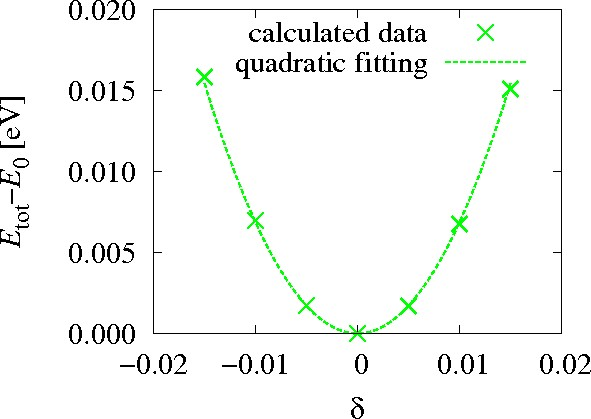

Generate this figure with gnuplot:
#!/usr/bin/env gnuplot
##
HARTREE_IN_EV = 27.21138386

set encoding iso_8859_1
set terminal postscript portrait enhanced "Times-Roman" color 24
set output "perovskite-B11-12.eps"
set size 1.0,0.5

Etot(x) = 3.0/4*B11_12 * x**2 + Emin
# initial values
B11_12     =    30.0   # [eV]
Emin       = -3587.0   # [eV]
fit Etot(x) 'perovskite-B11-12.dat' using ($1):($3*HARTREE_IN_EV) via B11_12, Emin

set format y "%.3f"
set ylabel "{/Times-Italic E}_{tot}-{/Times-Italic E}_0 [eV]"

#set origin 0.0,0.0
#set yrange [-0.005:0.020]
set xlabel "{/Symbol d}"
set xtics 0.01
set ytics 0.005
plot 'perovskite-B11-12.dat' using  ($1):($3*HARTREE_IN_EV-Emin) t 'calculated data' w p lt 2 pt 2 ps 2 lw 3,\
     3.0/4*B11_12 * x**2 t 'quadratic fitting' w l lt 2 lw 3

print 'B11-B12 = ', B11_12, ' [eV]'

#set output
#!gs -q -sDEVICE=ppm -sPAPERSIZE=a4 -r90x90 -dSAFER -dNOPAUSE -dBATCH -sOutputFile=- -q perovskite-B11-12.eps | \
#                                                  pnmcrop -white | cjpeg -quality 90 > perovskite-B11-12.jpg

#Local variables:
#  compile-command: "gnuplot perovskite-B11-12.gp"
#End:
